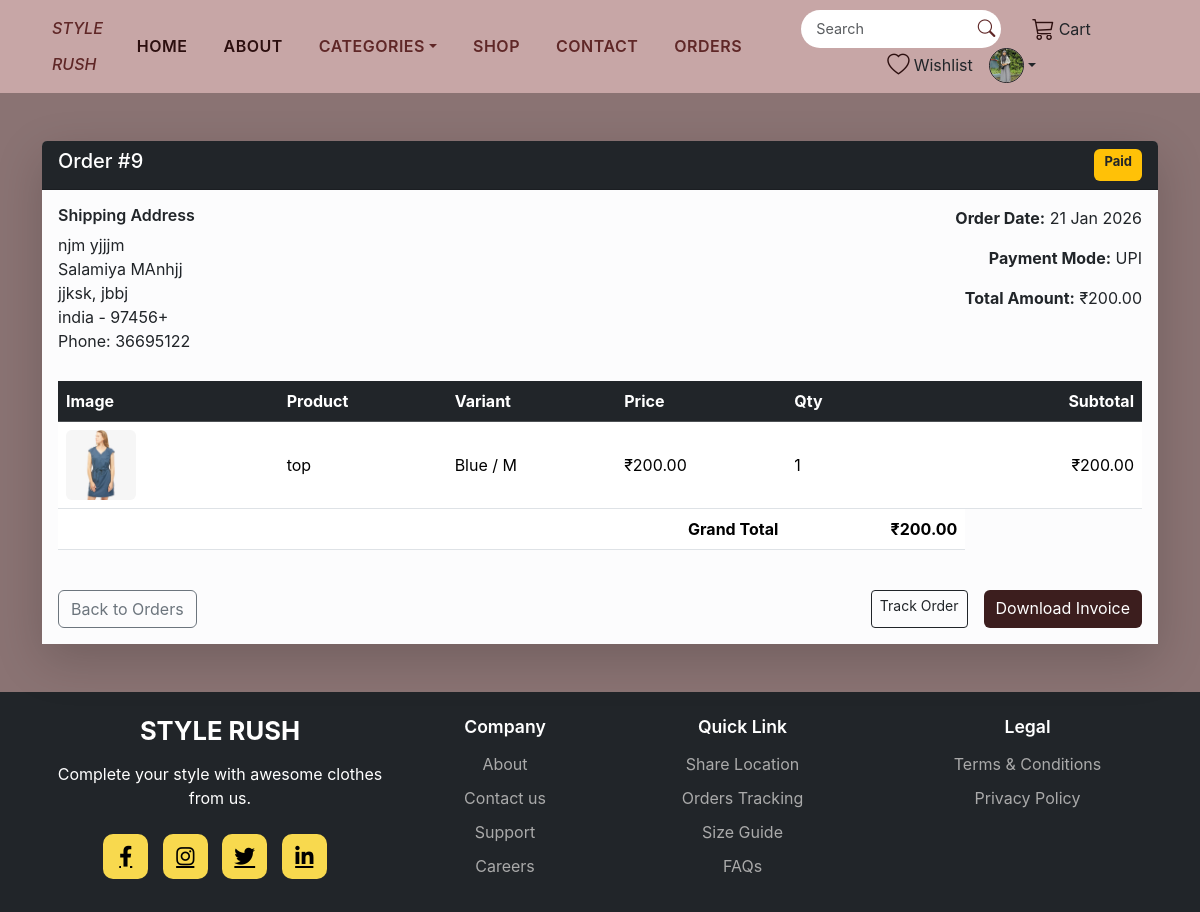
The page /order/details/9/ (signed in) on the database its author committed.
### fashion/models.py (models this page shows, shortened)
class CustomUser(AbstractUser):
    email = models.EmailField(unique=True)
    USERNAME_FIELD = 'username'
    REQUIRED_FIELDS = ['email']

### adminapp/models.py (models this page shows, shortened)
class Customer(models.Model):
    user = models.OneToOneField(settings.AUTH_USER_MODEL, on_delete=models.CASCADE, related_name='profile')
    address = models.CharField(max_length=200, blank=True)
    phone = models.CharField(max_length=15, blank=True)
    country = models.CharField(max_length=100, blank=True)
    profile_image = models.ImageField(upload_to='profile_images/', blank=True, null=True)
    status = models.CharField(max_length=20, choices=[
        ('Active', 'Active'),
        ('Inactive', 'Inactive'),
    ], default='Active')

### orderapp/models.py (models this page shows, shortened)
class Order(models.Model):
    PAYMENT_METHODS = [
        ('UPI', 'UPI'),
        ('COD', 'Cash on Delivery'),
        ("wallet", "Wallet"),
    ]
    PAYMENT_STATUS = [
        ('Pending', 'Pending'),
        ('Paid', 'Paid'),
        ('Shipped', 'Shipped'),
        ('Delivered', 'Delivered'),
    ]
    user = models.ForeignKey(settings.AUTH_USER_MODEL, on_delete=models.CASCADE)
    address = models.ForeignKey(Address, on_delete=models.SET_NULL, null=True)
    total = models.DecimalField(max_digits=10, decimal_places=2)
    payment_mode = models.CharField(max_length=20, choices=PAYMENT_METHODS)
    payment_status = models.CharField(max_length=20, choices=PAYMENT_STATUS, default='Pending')
    upi_id = models.CharField(max_length=50, blank=True, null=True)
    upi_app = models.CharField(max_length=50, blank=True, null=True)
    created_at = models.DateTimeField(auto_now_add=True)

class OrderItem(models.Model):
    order = models.ForeignKey(Order, on_delete=models.CASCADE, related_name='items')
    variant = models.ForeignKey(ProductVariant, on_delete=models.SET_NULL, null=True)
    quantity = models.PositiveIntegerField(default=1)
    price = models.DecimalField(max_digits=10, decimal_places=2)
    def subtotal(self):
        return self.quantity * self.price

### checkoutapp/models.py (models this page shows)
class Address(models.Model):
    user = models.ForeignKey(settings.AUTH_USER_MODEL, on_delete=models.CASCADE)
    first_name = models.CharField(max_length=50)
    last_name = models.CharField(max_length=50)
    middle_name = models.CharField(max_length=50, blank=True, null=True)
    phone = models.CharField(max_length=15)
    email = models.EmailField()
    street_address = models.CharField(max_length=200)
    city = models.CharField(max_length=100)
    district = models.CharField(max_length=100)
    state = models.CharField(max_length=100)
    country = models.CharField(max_length=100)
    zip_code = models.CharField(max_length=10)
    is_default = models.BooleanField(default=False)
    def __str__(self):
        return f"{self.first_name} {self.last_name}, {self.city}"

### product/models.py (models this page shows, shortened)
class ProductVariant(models.Model):
    product = models.ForeignKey(Product, on_delete=models.CASCADE, related_name='variants')
    color = models.ForeignKey(ProductColor, on_delete=models.CASCADE, related_name='variants')
    size = models.ForeignKey(ProductSize, on_delete=models.CASCADE, related_name='variants')
    price = models.DecimalField(max_digits=8, decimal_places=2)
    stock = models.PositiveIntegerField(default=0)
    image = models.ImageField(upload_to='products/variants/', blank=True, null=True)
    class Meta:
        unique_together = ('product','color', 'size')  # Prevent duplicate combinations

class Product(models.Model):
    name = models.CharField(max_length=150)
    description = models.TextField(blank=True)
    category = models.ForeignKey(Category, on_delete=models.CASCADE, related_name='products')
    brand = models.ForeignKey(Brand, on_delete=models.SET_NULL, null=True, blank=True)
    featured = models.BooleanField(default=False)
    created_at = models.DateTimeField(auto_now_add=True)
    image = models.ImageField(upload_to='products/main/', blank=True, null=True)

class ProductColor(models.Model):
    name = models.CharField(max_length=50)
    color_code = models.CharField(max_length=7, help_text="HEX code like #ff0000", blank=True, null=True)
    main_image = models.ImageField(upload_to='products/colors/', blank=True, null=True)

class ProductSize(models.Model):
    size=models.CharField(max_length=5)

### orderapp/views.py (the view)
# urls.py: path('details/<int:order_id>/',order_detail , name='order_detail'),
@login_required
@never_cache
def order_detail(request, order_id):
    order = get_object_or_404(Order.objects.select_related('address'), id=order_id, user=request.user)
    invoice, created = Invoice.objects.get_or_create(
        order=order,
        defaults={
            "invoice_number": f"INV-{order.id}",
            "customer_name": f"{order.address.first_name} {order.address.last_name}",
            "customer_email": request.user.email,
            "billing_address": str(order.address),
            "total_amount": order.total,
        }
    )
    categories = Category.objects.all()
    return render(
        request,
        "user/order_detail.html",
        {
            "order": order,
            "invoice": invoice,
            "categories": categories,
        }
    )

### templates/user/order_detail.html
{% extends "user/base.html" %}
{% load static %}
{% block 'css' %}<link rel="stylesheet" href="{% static "css/order_detail.css" %}">{% endblock %}
{% block 'content' %}
{% include "includes/navbar.html" %}
<section class="container py-5">
    <div class="card shadow-lg border-0">
        <div class="card-header bg-dark text-white d-flex justify-content-between">
            <h5>Order #{{ order.id }}</h5>
            <span class="badge
                {% if order.payment_status == 'Delivered' %}bg-success
                {% elif order.payment_status == 'Cancelled' %}bg-danger
                {% else %}bg-warning text-dark{% endif %}">
                {{ order.payment_status }}
            </span>
        </div>
        <div class="card-body bg-light-subtle">
            <div class="row mb-4">
                <div class="col-md-6">
                    <h6>Shipping Address</h6>
                    <p class="mb-1">
                        {{ order.address.first_name }} {{ order.address.last_name }}<br>
                        {{ order.address.street_address }}<br>
                        {{ order.address.city }}, {{ order.address.state }}<br>
                        {{ order.address.country }} - {{ order.address.zip_code }}<br>
                        Phone: {{ order.address.phone }}
                    </p>
                </div>
                <div class="col-md-6 text-md-end">
                    <p><strong>Order Date:</strong> {{ order.created_at|date:"d M Y" }}</p>
                    <p><strong>Payment Mode:</strong> {{ order.payment_mode }}</p>
                    <p><strong>Total Amount:</strong> ₹{{ order.total }}</p>
                </div>
            </div>
            <div class="table-responsive">
                <table class="table align-middle">
                    <thead class="table-dark">
                        <tr>
                            <th>Image</th>
                            <th>Product</th>
                            <th>Variant</th>
                            <th>Price</th>
                            <th>Qty</th>
                            <th class="text-end">Subtotal</th>
                        </tr>
                    </thead>
                    <tbody>
                        {% for item in order.items.all %}
                        <tr>
                            <td>
                               {% if item.variant.image %}
                                    <img src="{{ item.variant.image.url }}" alt="{{ item.variant.product.name }}" width="70" height="70" class="rounded me-3">
                                {% elif item.variant.color.main_image %}
                                    <img src="{{ item.variant.color.main_image.url }}" alt="{{ item.variant.product.name }}" width="70" height="70" class="rounded me-3">
                                {% elif item.variant.product.image %}
                                    <img src="{{ item.variant.product.image.url }}" alt="{{ item.variant.product.name }}" width="70" height="70" class="rounded me-3">
                                {% else %}
                                    <img src="{% static 'images/placeholder.jpg' %}" alt="Product" width="70" height="70" class="rounded me-3">
                                {% endif %}
                            </td>
                            <td>{{ item.variant.product.name }}</td>
                            <td>{{ item.variant.color.name }} / {{ item.variant.size.size }}</td>
                            <td>₹{{ item.price }}</td>
                            <td>{{ item.quantity }}</td>
                            <td class="text-end">₹{{ item.subtotal }}</td>
                        </tr>
                        {% endfor %}
                    </tbody>
                    <tfoot>
                        <tr>
                            <th colspan="4" class="text-end">Grand Total</th>
                            <th class="text-end">₹{{ order.total }}</th>
                        </tr>
                    </tfoot>
                </table>
            </div>
            <div class="d-flex justify-content-between mt-4">
                <a href="{% url 'order_list' %}" class="btn btn-outline-secondary">Back to Orders</a>
                <div class ="d-flex justify-content-between">
                    {% if order.payment_status == 'Cancelled' %}
                        <button class="btn btn-outline-danger btn-sm" disabled>Cancelled</button>
                    {% elif order.payment_status != 'Delivered' %}
                        <a href="{% url 'track_order' order.id %}" class="btn btn-outline-dark btn-sm">Track Order</a>
                    {% else %}
                        <button class="btn btn-outline-dark btn-sm" disabled>Delivered</button>
                    {% endif %}
                    <a href="{% url 'invoice_pdf' invoice.id %}" class="btn btn-dark ms-3">Download Invoice</a>
                </div>
            </div>
        </div>
    </div>
</section>
{% include "includes/footer.html" %}
{% endblock %}

### templates/includes/navbar.html (shortened to what this page needs)
{% load static %}
{% block 'css' %}<link rel="stylesheet" href="{% static "css/navfooter.css" %}">{% endblock %}
<nav class="navbar navbar-expand-lg navbar-custom">
  	<div class="container-fluid">
    	<a class="navbar-brand" href="{% url "home" %}">
      		<span class="brand-line1">STYLE</span><br>
      		<span class="brand-line2">RUSH</span>
    	</a>
		<div class="collapse navbar-collapse" id="navbarNav">
			<ul class="navbar-nav mx-auto text-center">
				<li class="nav-item"><a class="nav-link active" href="{% url 'home' %}">HOME</a></li>
				<li class="nav-item"><a class="nav-link active" href="{% url 'about' %}">ABOUT</a></li>
        		<li class="nav-item dropdown">
          			<a class="nav-link dropdown-toggle" href="#" id="categoryDropdown" role="button"data-bs-toggle="dropdown" aria-expanded="false">CATEGORIES</a>
        		</li>
        		<li class="nav-item"><a class="nav-link" href="{% url "products_list" %}">SHOP</a></li>
        		<li class="nav-item">
  					<a href="#" class="nav-link" data-bs-toggle="modal" data-bs-target="#contactModal">CONTACT</a>
				</li>
				<li class="nav-item"><a class="nav-link" href="{% url "order_list" %}">Orders</a></li>
      		</ul>
			<div class="d-flex align-items-center mt-2 mt-lg-0 flex-wrap justify-content-center">
				<form class="search-form d-flex align-items-center me-3" method="GET" action="{% url 'products_list' %}">
					<div class="search-wrapper position-relative">
						<input class="form-control search-input pe-5" type="search" name="q" placeholder="Search" value="{{ request.GET.q }}">
						<button class="search-btn position-absolute top-50 end-0 translate-middle-y border-0 bg-transparent" type="submit">
							<i class="bi bi-search"></i>
						</button>
					</div>
				</form>
				<a href="{% url 'cart' %}" class="nav-link d-flex align-items-center me-3">
					<i class="bi bi-cart3 nav-icon me-1"></i> Cart
				</a>
				<a href="{% url "wishlist_page" %}" class="nav-link d-flex align-items-center me-2">
					<i class="bi bi-heart nav-icon me-1"></i> Wishlist
				</a>
  				{% if user.is_authenticated %}
					<div class="nav-item dropdown ms-2">
						<a class="nav-link dropdown-toggle d-flex align-items-center" href="#" id="profileDropdown"
						role="button" data-bs-toggle="dropdown" aria-expanded="false">
							{% if user.profile.profile_image %}
        						<img src="{{ user.profile.profile_image.url }}" alt="{{ user.username }}" width="35" height="35" class="rounded-circle border border-1 border-dark object-fit-cover">
    						{% else %}
        						<img src="{% static 'images/default-profile.png' %}" alt="Default" width="35" height="35" class="rounded-circle border border-1 border-dark">
    						{% endif %}
						</a>
					</div>
  				{% else %}
					<div class="d-flex align-items-center ms-2">
						<a href="{% url 'login' %}" class="btn btn-outline-dark btn-sm me-2">Login</a>
						<a href="{% url 'signup' %}" class="btn btn-outline-dark btn-sm">SignUp</a>
					</div>
				{% endif %}
			</div>
		</div>
    </div>
</nav>

### static/css/base.css (style rules this page uses)
html, body { max-width: 100%; overflow-x: hidden !important; background-color: #916d6d; }

### static/css/order_detail.css (style rules this page uses)
* { box-sizing: border-box; font-family: "Inter", system-ui, -apple-system, "Segoe UI", Roboto, "Helvetica Neue", Arial; }
body { min-height: 100vh; background-color: #8a7373; }
.card h6 { font-weight: 600; }
.table th, .table td { vertical-align: middle; }
.badge { font-size: 13px; padding: 6px 10px; }

### static/css/navfooter.css (style rules this page uses)
.navbar-custom { background-color: #C7A6A6; padding: 10px 40px; }
.navbar-brand { font-family: "Playfair Display", serif; font-style: italic; color: #5F2727 !important; line-height: 1; }
.navbar-brand .brand-line1, .navbar-brand .brand-line2 { display: block; font-size: 16px; font-weight: 500; }
.navbar-nav .nav-link { color: #5F2727 !important; font-weight: 600; text-transform: uppercase; margin: 0 10px; letter-spacing: 0.5px; }
.navbar-nav .nav-link:hover, .navbar-nav .nav-link.active { color: #2c0f0f !important; }
.search-wrapper { position: relative; width: 200px; }
.search-input { border-radius: 25px; border: none; padding: 8px 40px 8px 15px; font-size: 0.9rem; background-color: #fff; color: #333; transition: all 0.3s ease; }
.search-btn { position: absolute; top: 50%; right: 10px; transform: translateY(-50%); border: none; background: transparent; color: #5F2727; font-size: 1.1rem; cursor: pointer; transition: color 0.3s; }
.btn-dark { background-color: #3c1e1e; border: none; }
.nav-icon { font-size: 1.4rem; color: #2c0f0f; margin-left: 15px; cursor: pointer; transition: 0.3s; }

### rows shown on the page
CustomUser: profile.profile_image (picture)
Order: id "9", payment_status "Paid", address.first_name "njm", address.last_name "yjjjm", address.street_address "Salamiya MAnhjj", address.city "jjksk", address.state "jbbj", address.country "india", address.zip_code "97456+", address.phone "36695122", created_at "21 Jan 2026", payment_mode "UPI", total "200.00"
OrderItem: variant.image (picture), variant.product.name "top", variant.color.name "Blue", variant.size.size "M", price "200.00", quantity "1", subtotal "200.00"
